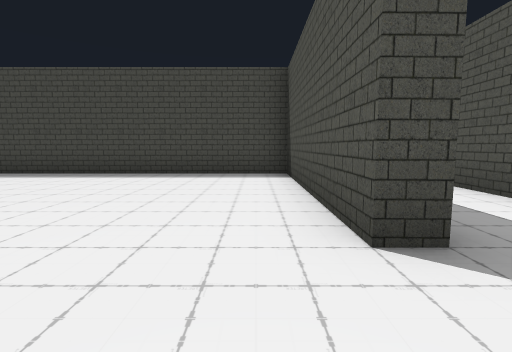
View 1 (above)

17 first-person views from a walk through a 3-D level made in the Unity game engine. The camera is 1.3 m above the floor, tilts 6° down and sees 85° across. The floor is counted in squares, 2 m on a side. Each view is taken from the middle of a square. On the plan, view 1 faces up. The plan holds only what a view shows up to about 9 squares ahead; the rest is blank. The player is left out. Some animated figures are left out.

View 2
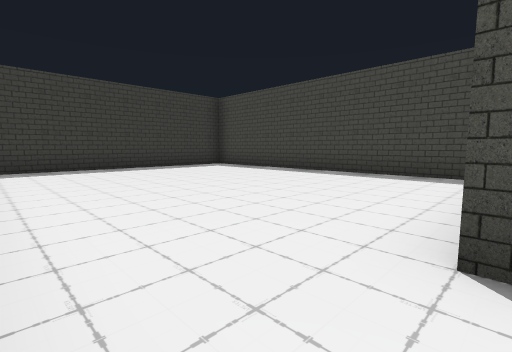

View 3
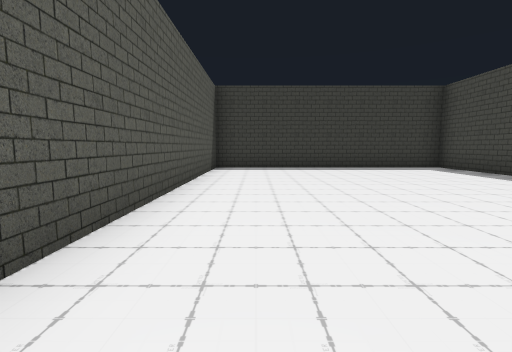

View 4
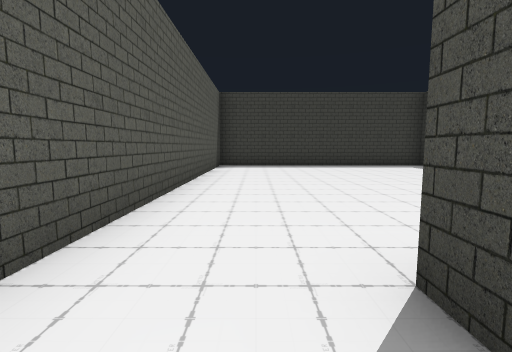

View 5
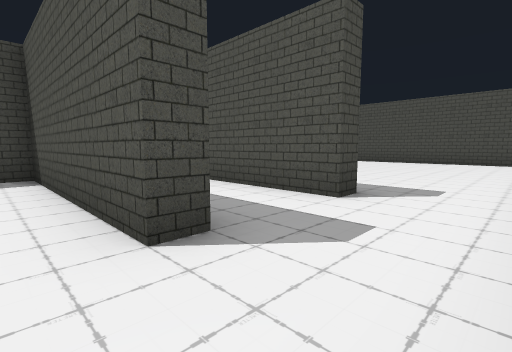

View 6
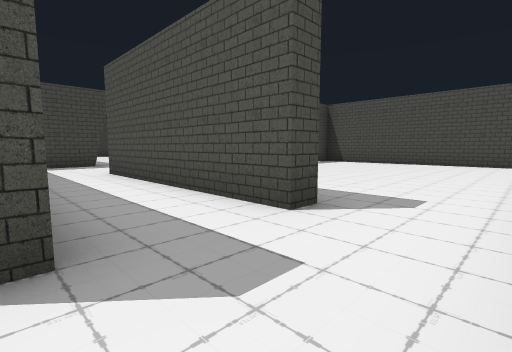

View 7
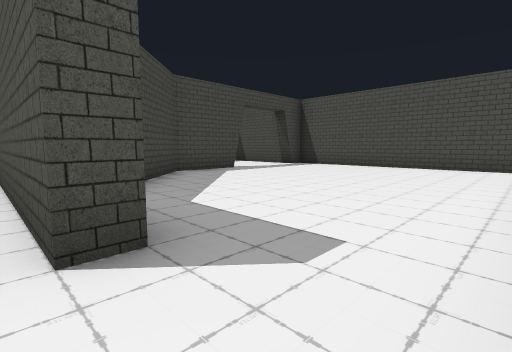

View 8
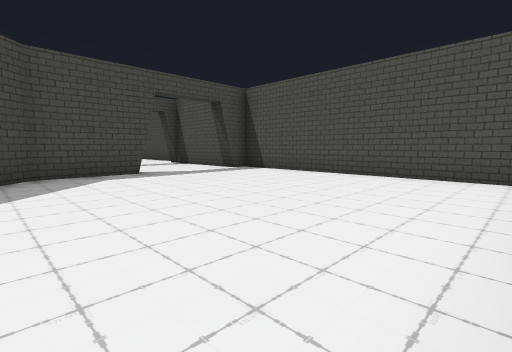

View 9
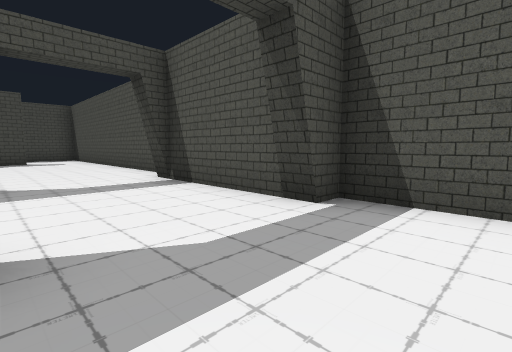

View 10
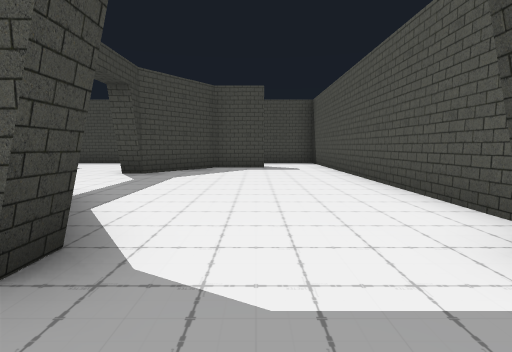

View 11
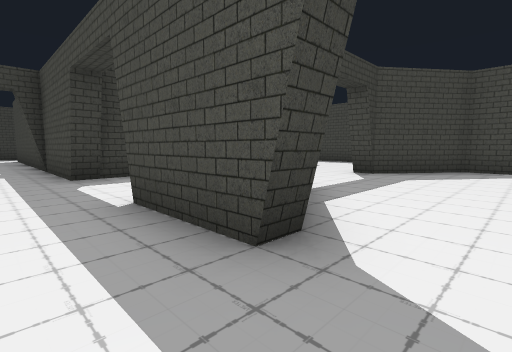

View 12
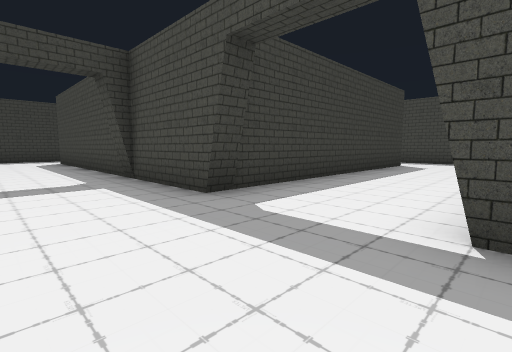

View 13
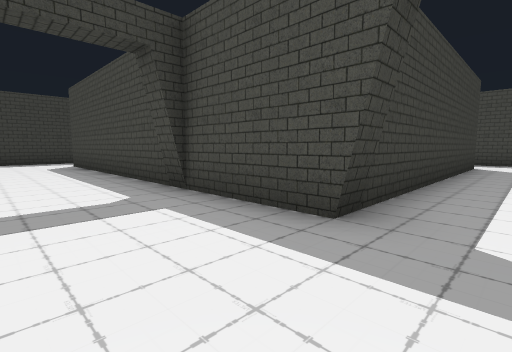

View 14
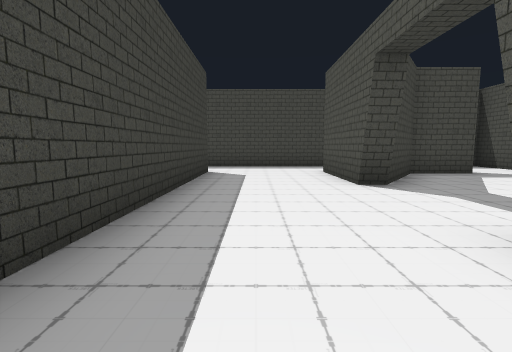

View 15
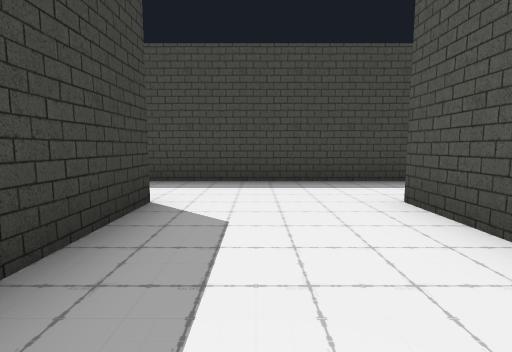

View 16
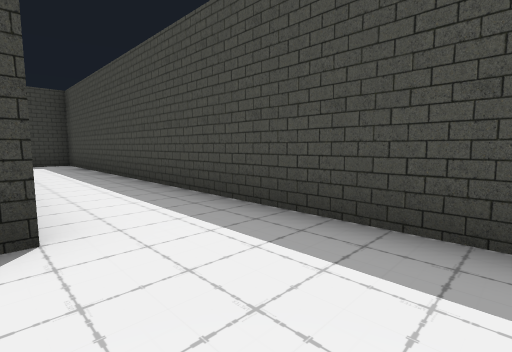

View 17
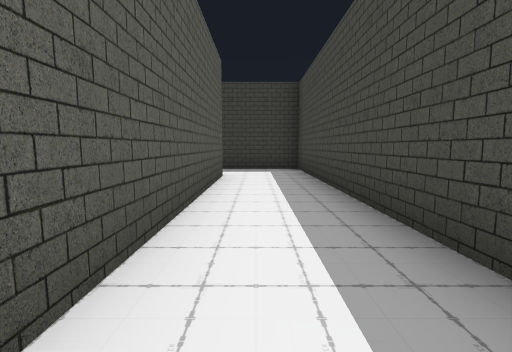

### Floor plan
Points are (right, up) in squares from view 1. A wall is a line through its corners. A room is listed if a view was taken in it or the views show most of it. See-through windows are left out.
Room 1 (views 1, 2, 3, 5, 6)
walls: (1.4, 1.7) (0.8, 1.7) (0.8, 6.8) (-7.7, 6.8) (-7.7, -0.2) (0.8, -0.2)
ways out: opening at (1, 0.5) to room 2
Room 2 (views 4, 7, 8, 9, 10, 11, 12, 13, 14, 15, 16, 17)
walls: (4, 10.8) (4, 10.3) (-5.6, 10.3); (1.2, 10.1) (0.8, 10.1); (8.9, 10.9) (8.9, 10.3) (6.5, 10.3); (9, 6.8) (6.8, 6.8) (5.2, 5.2); (11.6, 10.2) (11.6, 10.8); (12.3, 11.4) (12.3, 20.1); (11.8, 6.6) (11.8, 10.8); (3.9, 1.7) (3.3, 1.7) (3.3, 7.2); (3.8, 18.4) (3.8, 10.3); (10.4, 17.8) (8.8, 17.8) (7.1, 15.6) (6.8, 15.6) (6.8, 18.2); (7.9, 20.3) (-5.2, 20.3) (-5.2, 18); (-3.2, 18.3) (2.2, 18.3); (12.3, 0.2) (12.3, 6.8) (11.6, 6.8) (11.6, 7.2)
ways out: opening at (1, 0.5) to room 1

Where each view was taken, in squares from view 1:
view 1: 0 up, 0 right, facing up
view 2: 0 up, 1 right, facing up-left
view 3: 1 up, 1 right, facing left
view 4: 1 up, 2 right, facing left
view 5: 0 up, 0 right, facing up-right
view 6: 0 up, 1 right, facing up-right
view 7: 0 up, 3 right, facing up-right
view 8: 0 up, 6 right, facing up-right
view 9: 5 up, 9 right, facing up-right
view 10: 9 up, 10 right, facing up
view 11: 9 up, 10 right, facing up-left
view 12: 8 up, 7 right, facing up-left
view 13: 8 up, 5 right, facing up-left
view 14: 11 up, 5 right, facing up
view 15: 15 up, 5 right, facing up
view 16: 18 up, 6 right, facing up-left
view 17: 19 up, 3 right, facing left
